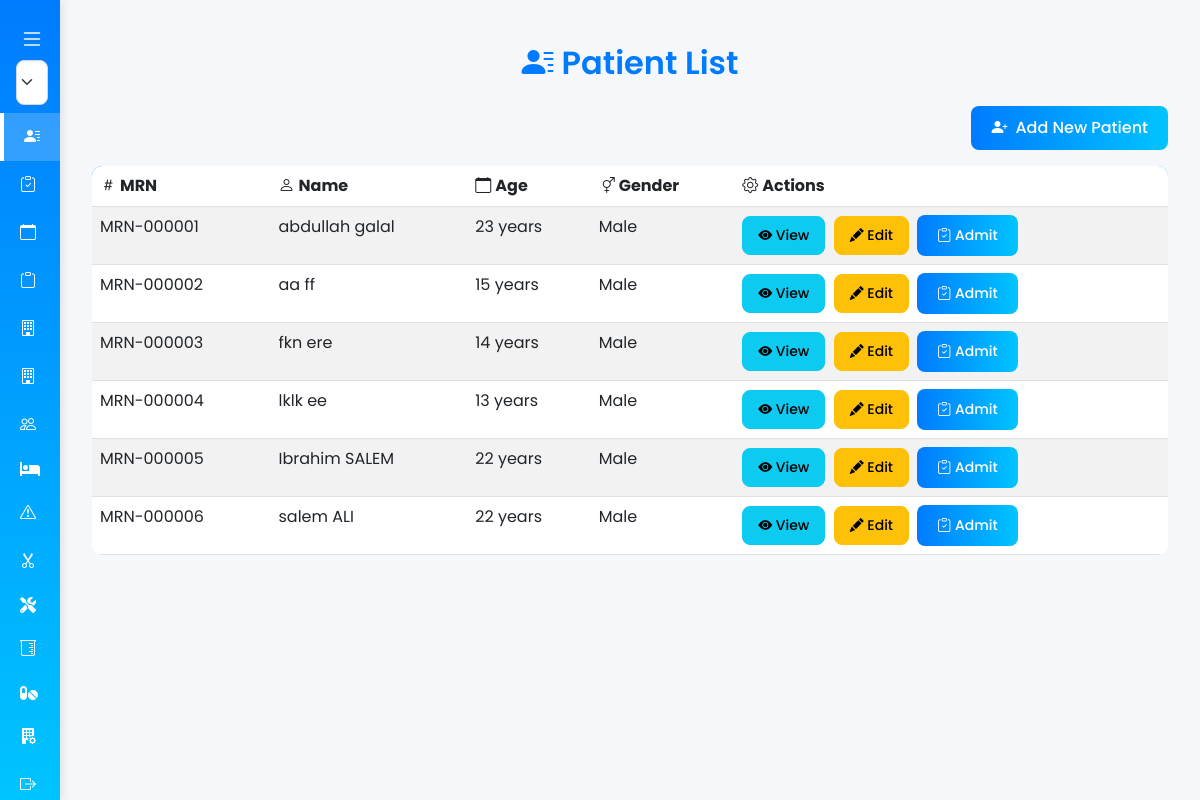
The page /patients/ (signed in) on the database its author committed.
### manager/models.py (models this page shows, shortened)
class Patient(models.Model):
    first_name = models.CharField(max_length=50)
    middle_name = models.CharField(max_length=50, blank=True, null=True)
    last_name = models.CharField(max_length=50)
    birth_year = models.IntegerField(null=True, blank=True)
    birth_month = models.IntegerField(null=True, blank=True)
    birth_day = models.IntegerField(null=True, blank=True)
    birth_hour = models.TimeField(null=True, blank=True)
    death_hour = models.TimeField(null=True, blank=True)
    gender = models.CharField(max_length=10, choices=[('Male', 'Male'), ('Female', 'Female'), ('Other', 'Other')])
    address = models.TextField()
    hospital = models.ForeignKey('superadmin.Hospital', on_delete=models.CASCADE, null=True, blank=True)
    phone_number = models.CharField(max_length=20)
    whatsapp_number = models.CharField(max_length=20, blank=True, null=True)
    email = models.EmailField(blank=True, null=True)
    occupation = models.CharField(max_length=50, blank=True, null=True)
    religion = models.CharField(max_length=50, blank=True, null=True)
    place_of_birth = models.CharField(max_length=100, blank=True, null=True)
    mrn = models.CharField(max_length=20, unique=True, blank=True)
    medical_file_number = models.CharField(max_length=20, unique=True, blank=True)
    national_id = models.CharField(max_length=20, unique=True)
    photo = models.ImageField(upload_to='patient_photos/', blank=True, null=True)
    passport = models.ImageField(upload_to='id_documents/', blank=True, null=True)
    id_card = models.ImageField(upload_to='id_documents/', blank=True, null=True)
    companion_name = models.CharField(max_length=100, blank=True, null=True)
    companion_phone = models.CharField(max_length=20, blank=True, null=True)
    companion_relationship = models.CharField(
        max_length=20,
        choices=[
            ('Parent', 'Parent'),
            ('Spouse', 'Spouse'),
            ('Child', 'Child'),
            ('Sibling', 'Sibling'),
            ('Friend', 'Friend'),
            ('Other', 'Other'),
        ],
        blank=True,
        null=True,
    )
    @property
    def date_of_birth(self):
        if self.birth_year and self.birth_month and self.birth_day:
            if self.birth_hour:
                return datetime(
                    self.birth_year, self.birth_month, self.birth_day,
                    self.birth_hour.hour, self.birth_hour.minute, self.birth_hour.second
                )
            return date(self.birth_year, self.birth_month, self.birth_day)
        return None
    @property
    def age(self):
        dob = self.date_of_birth
        if not dob:
            return {'years': 0, 'months': 0, 'days': 0}
        today = datetime.now() if isinstance(dob, datetime) else date.today()
        delta = today - dob
        years = delta.days // 365
        months = (delta.days % 365) // 30
        days = (delta.days % 365) % 30
        return {'years': years, 'months': months, 'days': days}
    class Meta:
        constraints = [
            models.CheckConstraint(
                check=models.Q(passport__isnull=False) | models.Q(id_card__isnull=False),
                name='patient_identification_document_provided',
            )
        ]

### manager/views.py (the view)
# urls.py: path("",                     PatientListView.as_view(),  name="patient_list"),
class PatientListView(LoginRequiredMixin,
                      HospitalmanagerRequiredMixin,
                      ListView):
    model = Patient
    template_name = "patients/patient_list.html"
    context_object_name = "patients"
    def get_queryset(self):
        if not self.request.user.hospital:
            raise Http404("User is not associated with a hospital.")
        return Patient.objects.filter(hospital=self.request.user.hospital)

### manager/views.py (called while the page is built)
    def test_func(self):
        return (
            self.request.user.is_authenticated and
            (self.request.user.role == "hospital_manager" or self.request.user.is_superuser)
        )

### templates/patients/patient_list.html (shortened to what this page needs)
{% extends "base.html" %}
{% block content %}
<div class="container my-4">
    <h2 class="mb-4 text-center"><i class="bi bi-person-lines-fill me-2"></i>Patient List</h2>
    <div class="text-end mb-3">
        <a href="{% url 'manager:patient_create' %}" class="btn btn-primary"><i class="bi bi-person-plus-fill me-2"></i>Add New Patient</a>
    </div>
    <div class="table-responsive">
        <table class="table table-striped table-hover">
            <thead>
                <tr>
                    <th><i class="bi bi-hash me-1"></i>MRN</th>
                    <th><i class="bi bi-person me-1"></i>Name</th>
                    <th><i class="bi bi-calendar me-1"></i>Age</th>
                    <th><i class="bi bi-gender-ambiguous me-1"></i>Gender</th>
                    <th><i class="bi bi-gear me-1"></i>Actions</th>
                </tr>
            </thead>
            <tbody>
                {% for patient in patients %}
                <tr>
                    <td>{{ patient.mrn }}</td>
                    <td>{{ patient.first_name }} {{ patient.last_name }}</td>
                    <td>{{ patient.age.years }} years</td>
                    <td>{{ patient.gender }}</td>
                    <td>
                        <a href="{% url 'manager:patient_detail' patient.id %}" class="btn btn-sm btn-info me-1"><i class="bi bi-eye-fill"></i> View</a>
                        <a href="{% url 'manager:patient_edit' patient.id %}" class="btn btn-sm btn-warning me-1"><i class="bi bi-pencil-fill"></i> Edit</a>
                        <a href="{% url 'manager:admission_create' %}?patient={{ patient.id }}" class="btn btn-sm btn-primary"><i class="bi bi-clipboard-check"></i> Admit</a>
                    </td>
                </tr>
                {% empty %}
                <tr>
                    <td colspan="5" class="text-center text-muted py-4">
                        <i class="bi bi-person-x-fill me-2" style="font-size: 1.5rem;"></i>No patients found.
                    </td>
                </tr>
                {% endfor %}
            </tbody>
        </table>
    </div>
</div>
{% endblock %}

### rows shown on the page
Patient: mrn "MRN-000001", first_name "abdullah", last_name "galal", age.years "23", gender "Male"
Patient: mrn "MRN-000002", first_name "aa", last_name "ff", age.years "15", gender "Male"
Patient: mrn "MRN-000003", first_name "fkn", last_name "ere", age.years "14", gender "Male"
Patient: mrn "MRN-000004", first_name "lklk", last_name "ee", age.years "13", gender "Male"
Patient: mrn "MRN-000005", first_name "Ibrahim", last_name "SALEM", age.years "22", gender "Male"
Patient: mrn "MRN-000006", first_name "salem", last_name "ALI", age.years "22", gender "Male"
